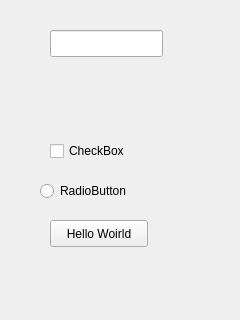
<?xml version="1.0" encoding="UTF-8"?>
<ui version="4.0">
 <class>MainWindow</class>
 <widget class="QMainWindow" name="MainWindow">
  <property name="enabled">
   <bool>true</bool>
  </property>
  <property name="geometry">
   <rect>
    <x>0</x>
    <y>0</y>
    <width>240</width>
    <height>320</height>
   </rect>
  </property>
  <property name="windowTitle">
   <string>MainWindow</string>
  </property>
  <widget class="QWidget" name="centralWidget">
   <widget class="QPushButton" name="pushButton">
    <property name="geometry">
     <rect>
      <x>50</x>
      <y>220</y>
      <width>98</width>
      <height>27</height>
     </rect>
    </property>
    <property name="text">
     <string>Hello Woirld</string>
    </property>
   </widget>
   <widget class="QRadioButton" name="radioButton">
    <property name="geometry">
     <rect>
      <x>40</x>
      <y>180</y>
      <width>116</width>
      <height>22</height>
     </rect>
    </property>
    <property name="text">
     <string>RadioButton</string>
    </property>
   </widget>
   <widget class="QCheckBox" name="checkBox">
    <property name="geometry">
     <rect>
      <x>50</x>
      <y>140</y>
      <width>97</width>
      <height>22</height>
     </rect>
    </property>
    <property name="text">
     <string>CheckBox</string>
    </property>
   </widget>
   <widget class="QLineEdit" name="testline">
    <property name="geometry">
     <rect>
      <x>50</x>
      <y>30</y>
      <width>113</width>
      <height>27</height>
     </rect>
    </property>
   </widget>
  </widget>
  <widget class="QMenuBar" name="menuBar">
   <property name="geometry">
    <rect>
     <x>0</x>
     <y>0</y>
     <width>240</width>
     <height>25</height>
    </rect>
   </property>
  </widget>
 </widget>
 <layoutdefault spacing="6" margin="11"/>
 <resources/>
 <connections/>
</ui>
